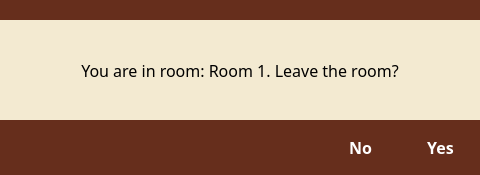
<?xml version="1.0" encoding="UTF-8"?>
<ui version="4.0">
 <class>Window</class>
 <widget class="QDialog" name="Window">
  <property name="geometry">
   <rect>
    <x>0</x>
    <y>0</y>
    <width>480</width>
    <height>175</height>
   </rect>
  </property>
  <property name="windowTitle">
   <string>AllowCamera</string>
  </property>
  <property name="styleSheet">
   <string notr="true">background-color: rgb(102, 46, 28); font-family: 'Montserrat', sans-serif</string>
  </property>
  <widget class="QLabel" name="advertismentLabel">
   <property name="geometry">
    <rect>
     <x>0</x>
     <y>20</y>
     <width>480</width>
     <height>100</height>
    </rect>
   </property>
   <property name="font">
    <font>
     <family>Montserrat,sans-serif</family>
     <pointsize>-1</pointsize>
    </font>
   </property>
   <property name="styleSheet">
    <string notr="true">background-color: rgb(243,234,209); font-size:16px;</string>
   </property>
   <property name="text">
    <string>You are in room: Room 1. Leave the room?</string>
   </property>
   <property name="alignment">
    <set>Qt::AlignCenter</set>
   </property>
  </widget>
  <widget class="QLabel" name="noBtn">
   <property name="geometry">
    <rect>
     <x>320</x>
     <y>120</y>
     <width>81</width>
     <height>55</height>
    </rect>
   </property>
   <property name="font">
    <font>
     <family>Montserrat,sans-serif</family>
     <pointsize>-1</pointsize>
     <weight>87</weight>
     <bold>true</bold>
    </font>
   </property>
   <property name="cursor">
    <cursorShape>PointingHandCursor</cursorShape>
   </property>
   <property name="styleSheet">
    <string notr="true">#noBtn{
color: rgb(255, 255, 255)
;font-size:16px;
font-weight:700;
}
#noBtn::hover{
background-color:#451f13;
}</string>
   </property>
   <property name="text">
    <string>No</string>
   </property>
   <property name="alignment">
    <set>Qt::AlignCenter</set>
   </property>
  </widget>
  <widget class="QLabel" name="yesBtn">
   <property name="geometry">
    <rect>
     <x>400</x>
     <y>120</y>
     <width>81</width>
     <height>55</height>
    </rect>
   </property>
   <property name="font">
    <font>
     <family>Montserrat,sans-serif</family>
     <pointsize>-1</pointsize>
     <weight>87</weight>
     <bold>true</bold>
    </font>
   </property>
   <property name="cursor">
    <cursorShape>PointingHandCursor</cursorShape>
   </property>
   <property name="styleSheet">
    <string notr="true">#yesBtn{
color: rgb(255, 255, 255);
font-size:16px;
font-weight:700;
}
#yesBtn::hover{
background-color:#451f13;
}</string>
   </property>
   <property name="text">
    <string>Yes</string>
   </property>
   <property name="alignment">
    <set>Qt::AlignCenter</set>
   </property>
  </widget>
 </widget>
 <resources/>
 <connections/>
</ui>
